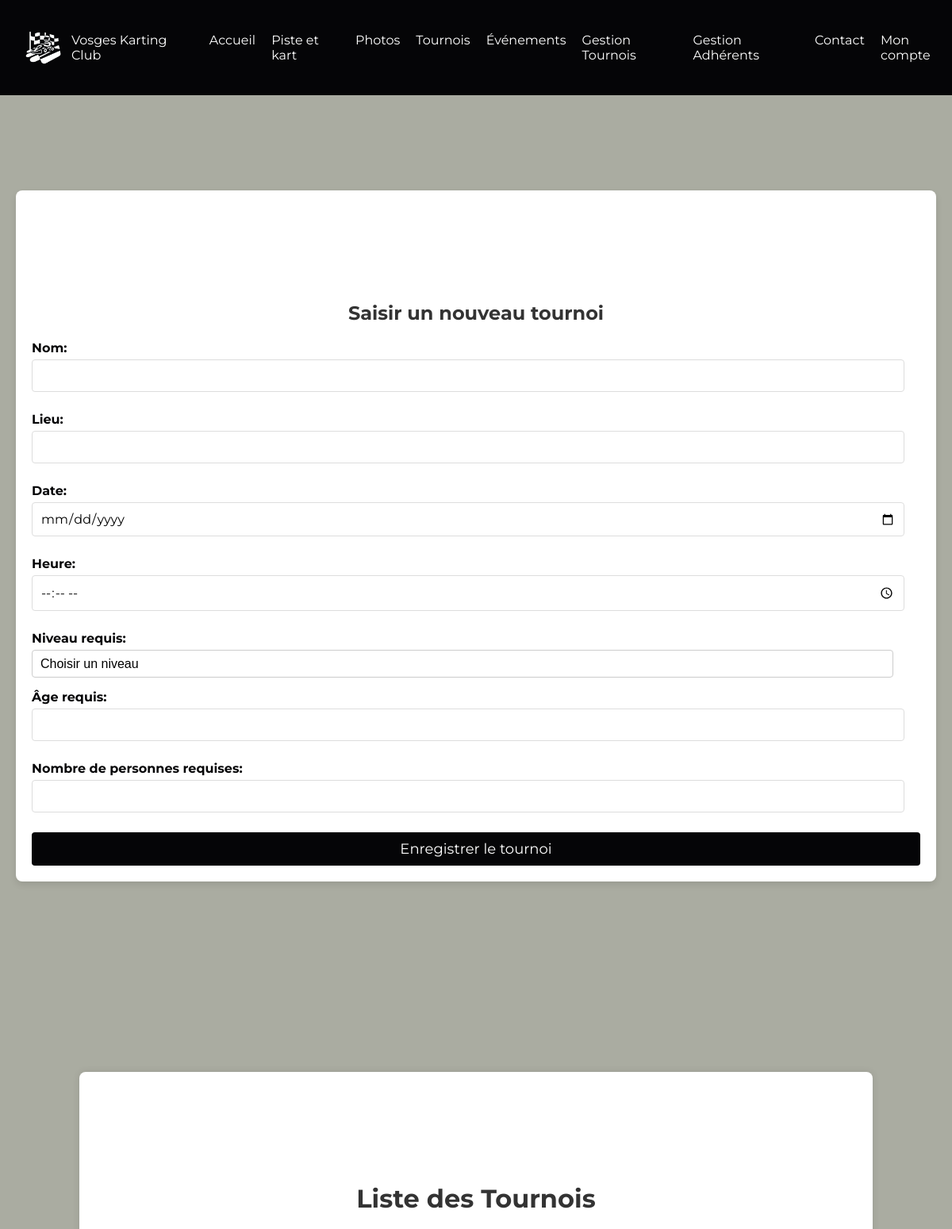
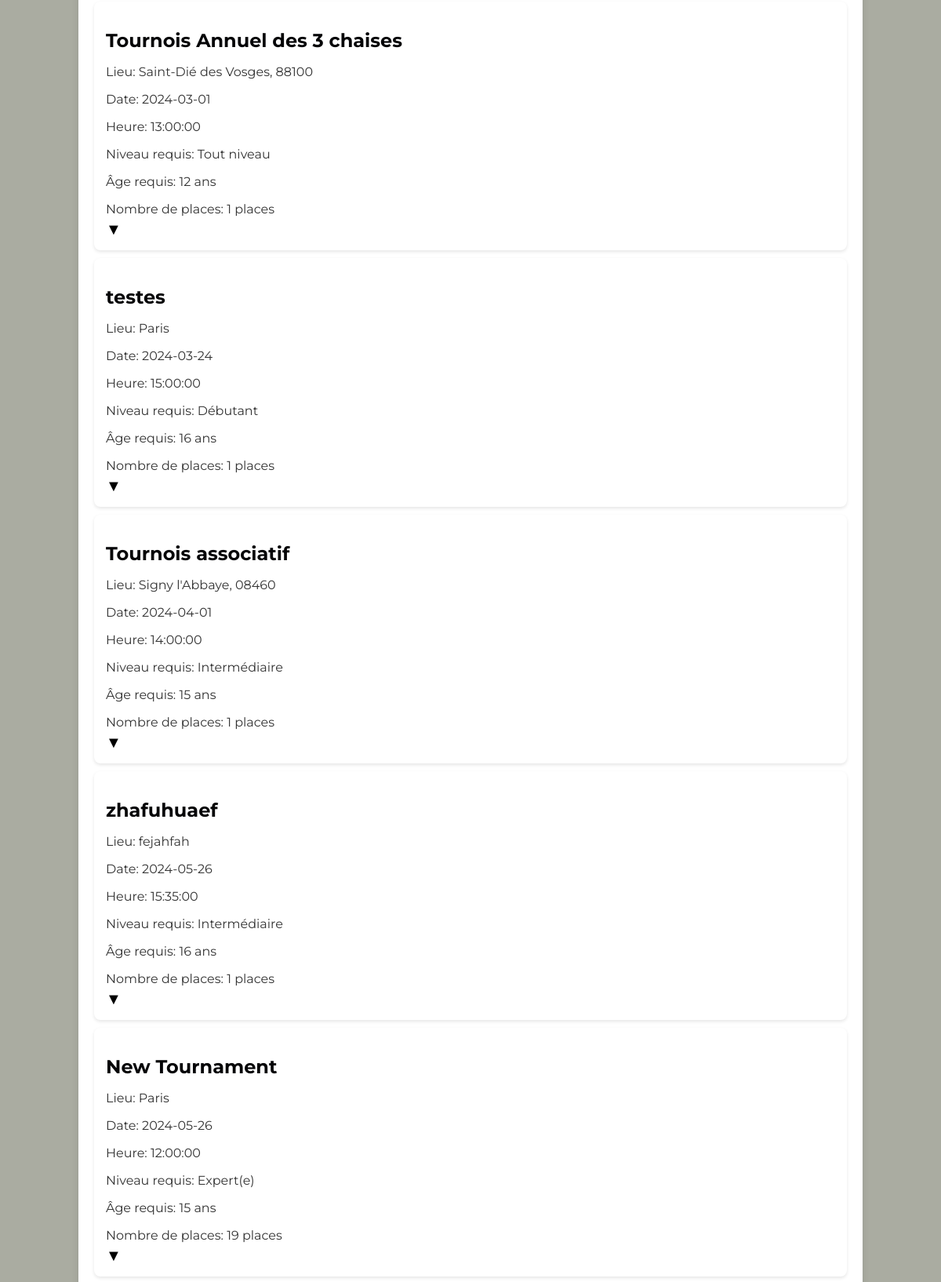
Screenshot of /php/tournament/tournois.php (signed in, upper part) with the database file from the repository (2 pictures, top to bottom).
### php/tournament/tournois.php (the view, shortened to what this page needs)
<?php
require_once '../connection/connection.php';
require('../header-footer/header.php');
if (isset($_SESSION['user_id'])) {
    $user_id = $_SESSION['user_id'];
    $stmt = $pdo->prepare("SELECT admin FROM user WHERE user_id = :user_id");
    $stmt->bindParam(':user_id', $user_id, PDO::PARAM_INT);
    $stmt->execute();
    $user = $stmt->fetch(PDO::FETCH_ASSOC);
    $isAdmin = $user && $user['admin'] == 1;
} else {
    $isAdmin = false;
}
$user_id = isset($_SESSION['user_id']) ? $_SESSION['user_id'] : 0;
$sql = "
    SELECT
        c.*,
        uhc.User_user_id AS is_participating,
        uhc.confirmer AS status
    FROM
        compétitions c
    LEFT JOIN
        user_has_compétitions uhc ON c.compet_id = uhc.Compétitions_compet_id AND uhc.User_user_id = :user_id
    WHERE
        uhc.User_user_id IS NULL OR uhc.confirmer >= 0
    ORDER BY
        c.date_compet ASC";
$stmt = $pdo->prepare($sql);
$stmt->bindParam(':user_id', $user_id, PDO::PARAM_INT);
$stmt->execute();
$competitions = $stmt->fetchAll(PDO::FETCH_ASSOC);
?>
<!DOCTYPE html>
<html lang="en">
<head>
</head>
<body>
    <?php if ($isAdmin) : ?>
        <div class="new-tournois">
            <form action="tournois.php" method="post" class="competition-form">
                <h1>Saisir un nouveau tournoi</h1>
                <div>
                    <label for="nom_compet">Nom:</label>
                    <input type="text" id="nom_compet" name="nom_compet" required>
                </div>
                <div>
                    <label for="lieu_compet">Lieu:</label>
                    <input type="text" id="lieu_compet" name="lieu_compet" required>
                </div>
                <div>
                    <label for="date_compet">Date:</label>
                    <input type="date" id="date_compet" name="date_compet" required>
                </div>
                <div>
                    <label for="heure_compet">Heure:</label>
                    <input type="time" id="heure_compet" name="heure_compet" required>
                </div>
                <div>
                    <label for="niveau_compet">Niveau requis:</label>
                    <select class="niveau" name="niveau_compet">
                        <option>Choisir un niveau</option>
                    </select>
                </div>
                <div>
                    <label for="age_requis">Âge requis:</label>
                    <input type="number" id="age_requis" name="age_requis" required>
                </div>
                <div>
                    <label for="nb_personne">Nombre de personnes requises:</label>
                    <input type="number" id="nb_personne" name="nb_personne" required>
                </div>
                <button type="submit" name="submit_competition">Enregistrer le tournoi</button>
            </form>
        <?php endif; ?>
        </div>
        <div class="container">
            <h1>Liste des Tournois</h1>
            <?php foreach ($competitions as $competition) : ?>
                <div class="competition-item">
                    <h2>
                        <?= htmlspecialchars($competition['nom_compet']) ?>
                    </h2>
                    <p>Lieu:
                        <?= htmlspecialchars($competition['lieu_compet']) ?>
                    </p>
                    <p>Date:
                        <?= htmlspecialchars($competition['date_compet']) ?>
                    </p>
                    <p>Heure:
                        <?= htmlspecialchars($competition['heure_compet']) ?>
                    </p>
                    <p>Niveau requis:
                        <?= htmlspecialchars($competition['niveau_compet']) ?>
                    </p>
                    <p>Âge requis:
                        <?= htmlspecialchars($competition['age_requis']) ?> ans
                    </p>
                    <p>Nombre de places:
                        <?= htmlspecialchars($competition['nb_personne']) ?> places
                    </p>
                    <?php if ($competition['is_participating'] && $competition['status'] === 1) : ?>
                        <span class='toggle-details' onclick="toggleDetails(this, <?= $competition['compet_id']; ?>);">&#9660;</span>
                    <?php elseif ($competition['is_participating'] && $competition['status'] === 0) : ?>
                        <div class="wait-confirm">
                            <p>En attente de confirmation</p>
                        </div>
                    <?php else : ?>
                        <div class="is-full">
                            <p>Tournois complet</p>
                        </div>
                    <?php endif; ?>
                </div>
            <?php endforeach; ?>
        </div>
</body>
</html>
<?php
require('../header-footer/footer.php');
?>

### css/style.css (style rules this page uses)
* { font-family: "Montserrat"; }
body { background-color: #AAACA1; margin: 0; padding: 0; -ms-overflow-style: none; scrollbar-width: none; }
.container { width: 80%; margin: auto; background: #fff; padding: 20px; box-shadow: 0 0 10px rgba(0, 0, 0, 0.1); margin-top: 200px; margin-bottom: 20px; border-radius: 8px; }
* { scrollbar-width: thin; scrollbar-color: #888 #f1f1f1; }
h1 { color: #333; text-align: center; margin-top: 120px; }
.competition-form { background-color: #fff; max-width: 1500px; margin: 20px auto; padding: 20px; box-shadow: 0 4px 8px rgba(0, 0, 0, 0.1); border-radius: 8px; }
.competition-form div { margin-bottom: 15px; }
.competition-form label { display: block; margin-bottom: 5px; color: #050507; font-weight: bold; }
.competition-form input[type="text"], .competition-form input[type="date"], .competition-form input[type="time"], .competition-form input[type="number"] { width: calc(100% - 20px); padding: 10px; margin-bottom: 10px; border-radius: 4px; border: 1px solid #ddd; font-size: 16px; }
.competition-form button { width: 100%; padding: 10px; border: none; background-color: #050507; color: white; border-radius: 4px; cursor: pointer; font-size: 18px; transition: background-color 0.3s; }
.competition-item { background: #ffffff; padding: 15px; margin-bottom: 10px; border-radius: 8px; box-shadow: 0 2px 4px rgba(0, 0, 0, 0.1); }
.competition-item h2 { color: #050507; margin-bottom: 5px; }
.competition-item p { color: #333; margin-bottom: 4px; }
.toggle-details { cursor: pointer; font-size: 20px; transition: transform 0.3s ease; }
.new-tournois, .new-event { max-width:1500px; margin: auto; padding: 20px; border-radius: 8px; margin-top: 200px; }
.new-tournois h1, .new-event h1 { color: #333; font-size: 24px; text-align: center; margin-bottom: 20px; }
.new-tournois select, .new-event select { width: 97%; }
.niveau { display: block; width: 100%; padding: 8px 10px; margin-bottom: 10px; font-size: 16px; font-family: Arial, sans-serif; border: 1px solid #ccc; border-radius: 4px; box-sizing: border-box; background-color: #ffffff; cursor: pointer; -webkit-appearance: none; -moz-appearance: none; appearance: none; position: relative; }
.niveau::after { content: '\25BC'; position: absolute; top: 50%; right: 10px; transform: translateY(-50%); pointer-events: none; font-size: 12px; color: #888; }

### rows the page displays
compétitions: nom_compet "Tournois Annuel des 3 chaises", lieu_compet "Saint-Dié des Vosges, 88100", date_compet "2024-03-01", heure_compet "13:00:00", niveau_compet "Tout niveau", age_requis "12", nb_personne "1"
compétitions: nom_compet "testes", lieu_compet "Paris", date_compet "2024-03-24", heure_compet "15:00:00", niveau_compet "Débutant", age_requis "16", nb_personne "1"
compétitions: nom_compet "Tournois associatif", lieu_compet "Signy l'Abbaye, 08460", date_compet "2024-04-01", heure_compet "14:00:00", niveau_compet "Intermédiaire", age_requis "15", nb_personne "1"
compétitions: nom_compet "zhafuhuaef", lieu_compet "fejahfah", date_compet "2024-05-26", heure_compet "15:35:00", niveau_compet "Intermédiaire", age_requis "16", nb_personne "1"
compétitions: nom_compet "New Tournament", lieu_compet "Paris", date_compet "2024-05-26", heure_compet "12:00:00", niveau_compet "Expert(e)", age_requis "15", nb_personne "19"
